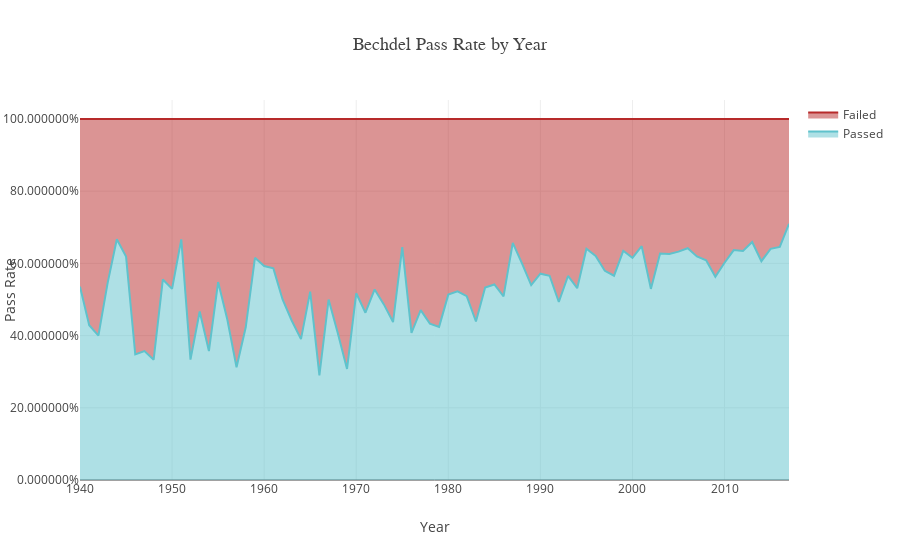

The notebook cell saved with this chart:
### Code cell
import plotly.plotly as py
import plotly.graph_objs as go


# Create a trace
trace0 = go.Scatter(
    x = all_joined2['year'],
    y = all_joined2['passed'],
    name='Passed',
    fill='tonexty',
    marker = dict(
        color='rgb(95, 194, 204)',
        line = dict(
            color='rgb(73, 59, 59)',
            width = 1.5)
))
trace1 = go.Scatter(
    x = all_joined2['year'],
    y = all_joined2['passed'] + all_joined2['failed'],
    name='Failed',
    fill='tonexty',
        marker=dict(
        color='rgb(183, 42, 42)',
        line=dict(
            color='rgb(73, 59, 59)',
            width=1.5),
        )
)

data = [trace0, trace1]

layout = go.Layout(title='Bechdel Pass Rate by Year',
                   titlefont=dict(size =18, family='Oswald, sans-serif'),
                   yaxis=dict(tickformat="%", title='Pass Rate'), 
                   xaxis=dict(title='Year'))

fig = go.Figure(data=data, layout=layout)

plotly.offline.iplot(fig)
plotly.offline.plot(fig, filename='line_chart_year.html', auto_open = False)

### Figure 1 — Plotly figure (JSON) as saved in the notebook; plotly's stock layout.template omitted (floating-point values rounded to 4 significant figures)
{"data": [{"fill": "tonexty", "marker": {"color": "rgb(95, 194, 204)", "line": {"color": "rgb(73, 59, 59)", "width": 1.5}}, "name": "Passed", "type": "scatter", "x": [1940, 1941, 1942, 1943, 1944, 1945, 1946, 1947, 1948, 1949, 1950, 1951, 1952, 1953, 1954, 1955, 1956, 1957, 1958, 1959, 1960, 1961, 1962, 1963, 1964, 1965, 1966, 1967, 1968, 1969, 1970, 1971, 1972, 1973, 1974, 1975, 1976, 1977, 1978, 1979, 1980, 1981, 1982, 1983, 1984, 1985, 1986, 1987, 1988, 1989, 1990, 1991, 1992, 1993, 1994, 1995, 1996, 1997, 1998, 1999, 2000, 2001, 2002, 2003, 2004, 2005, 2006, 2007, 2008, 2009, 2010, 2011, 2012, 2013, 2014, 2015, 2016, 2017], "y": [0.5357, 0.4286, 0.4, 0.5455, 0.6667, 0.619, 0.3478, 0.3571, 0.3333, 0.5556, 0.5294, 0.6667, 0.3333, 0.4667, 0.3571, 0.5484, 0.4444, 0.3125, 0.4231, 0.6154, 0.5926, 0.5862, 0.5, 0.4412, 0.3902, 0.5217, 0.2895, 0.5, 0.4062, 0.3077, 0.5172, 0.4634, 0.5278, 0.4865, 0.4375, 0.6452, 0.4074, 0.4706, 0.4333, 0.4242, 0.5135, 0.5227, 0.5094, 0.439, 0.5333, 0.5417, 0.5088, 0.6567, 0.6, 0.5397, 0.5714, 0.5658, 0.493, 0.5652, 0.5312, 0.6408, 0.6207, 0.5794, 0.5659, 0.6349, 0.6154, 0.6478, 0.5294, 0.6276, 0.6263, 0.6327, 0.642, 0.6194, 0.6087, 0.5629, 0.6018, 0.6369, 0.6345, 0.6591, 0.6061, 0.6403, 0.6458, 0.7098]}, {"fill": "tonexty", "marker": {"color": "rgb(183, 42, 42)", "line": {"color": "rgb(73, 59, 59)", "width": 1.5}}, "name": "Failed", "type": "scatter", "x": [1940, 1941, 1942, 1943, 1944, 1945, 1946, 1947, 1948, 1949, 1950, 1951, 1952, 1953, 1954, 1955, 1956, 1957, 1958, 1959, 1960, 1961, 1962, 1963, 1964, 1965, 1966, 1967, 1968, 1969, 1970, 1971, 1972, 1973, 1974, 1975, 1976, 1977, 1978, 1979, 1980, 1981, 1982, 1983, 1984, 1985, 1986, 1987, 1988, 1989, 1990, 1991, 1992, 1993, 1994, 1995, 1996, 1997, 1998, 1999, 2000, 2001, 2002, 2003, 2004, 2005, 2006, 2007, 2008, 2009, 2010, 2011, 2012, 2013, 2014, 2015, 2016, 2017], "y": [1, 1, 1, 1, 1, 1, 1, 1, 1, 1, 1, 1, 1, 1, 1, 1, 1, 1, 1, 1, 1, 1, 1, 1, 1, 1, 1, 1, 1, 1, 1, 1, 1, 1, 1, 1, 1, 1, 1, 1, 1, 1, 1, 1, 1, 1, 1, 1, 1, 1, 1, 1, 1, 1, 1, 1, 1, 1.0, 1, 1, 1, 1, 1, 1, 1, 1, 1, 1, 1, 1, 1, 1, 1, 1, 1, 1, 1, 1]}], "layout": {"title": "Bechdel Pass Rate by Year", "titlefont": {"family": "Oswald, sans-serif", "size": 18}, "xaxis": {"title": "Year"}, "yaxis": {"tickformat": "%", "title": "Pass Rate"}}}
